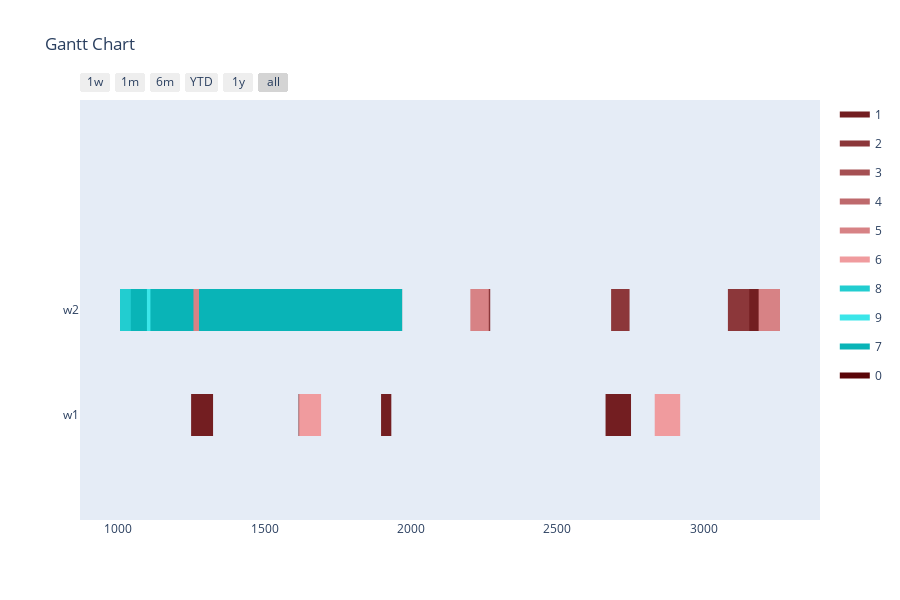

The notebook cell saved with this chart:
### Markdown cell above
Config 3 - Only valid mutations for time slots

### Code cell
optimizer.configure('tardiness', 'twopointcrossover', 'roulettewheel', 'onlyfeasibletimeslot')
last_time_slot = 0
for order in orders:
    if order[1] > last_time_slot:
        last_time_slot = order[1]
# all parameters after offspring_amount are optional (in this case -> verbose=True)
result, best_fitness_history, average_fitness_history, best_generation_history, feasible_gen = optimizer.optimize(orders, max_generations, earliest_time_slot, last_time_slot, population_size, offspring_amount, verbose=True)
workstation_assignments = reformat_result(result, orders, workstations, recipes, tasks)
visualize(workstation_assignments, best_fitness_history, average_fitness_history, best_generation_history, feasible_gen)

### Figure 1 — Plotly figure (JSON) as saved in the notebook; plotly's stock layout.template omitted (floating-point values rounded to 4 significant figures)
{"data": [{"fill": "toself", "fillcolor": "rgb(115, 30, 33)", "hoverinfo": "name", "legendgroup": "rgb(115, 30, 33)", "mode": "none", "name": "1", "type": "scatter", "x": [3116, 3211, 3211, 3116, 3116, 1094, 1189, 1189, 1094, 1094, 1249, 1324, 1324, 1249, 1249, 2665, 2752, 2752, 2665, 2665, 1616, 1691, 1691, 1616, 1616, 1898, 1933, 1933, 1898], "y": [0.8, 0.8, 1.2, 1.2, null, 0.8, 0.8, 1.2, 1.2, null, -0.2, -0.2, 0.2, 0.2, null, -0.2, -0.2, 0.2, 0.2, null, -0.2, -0.2, 0.2, 0.2, null, -0.2, -0.2, 0.2, 0.2]}, {"fill": "toself", "fillcolor": "rgb(140, 55, 58)", "hoverinfo": "name", "legendgroup": "rgb(140, 55, 58)", "mode": "none", "name": "2", "type": "scatter", "x": [3083, 3156, 3156, 3083, 3083, 2216, 2269, 2269, 2216, 2216, 2227, 2271, 2271, 2227, 2227, 2684, 2747, 2747, 2684], "y": [0.8, 0.8, 1.2, 1.2, null, 0.8, 0.8, 1.2, 1.2, null, 0.8, 0.8, 1.2, 1.2, null, 0.8, 0.8, 1.2, 1.2]}, {"fill": "toself", "fillcolor": "rgb(165, 80, 83)", "hoverinfo": "name", "legendgroup": "rgb(165, 80, 83)", "mode": "none", "name": "3", "type": "scatter", "x": [251, 346, 346, 251, 251, 203, 286, 286, 203, 203, 262, 345, 345, 262, 262, 216, 299, 299, 216, 216, 259, 334, 334, 259, 259, 286, 329, 329, 286], "y": [0.8, 0.8, 1.2, 1.2, null, 0.8, 0.8, 1.2, 1.2, null, 0.8, 0.8, 1.2, 1.2, null, 0.8, 0.8, 1.2, 1.2, null, -0.2, -0.2, 0.2, 0.2, null, -0.2, -0.2, 0.2, 0.2]}, {"fill": "toself", "fillcolor": "rgb(190, 105, 108)", "hoverinfo": "name", "legendgroup": "rgb(190, 105, 108)", "mode": "none", "name": "4", "type": "scatter", "x": [537, 632, 632, 537, 537, 573, 668, 668, 573, 573, 609, 704, 704, 609, 609, 472, 555, 555, 472, 472, 560, 647, 647, 560, 560, 202, 245, 245, 202], "y": [0.8, 0.8, 1.2, 1.2, null, 0.8, 0.8, 1.2, 1.2, null, 0.8, 0.8, 1.2, 1.2, null, 0.8, 0.8, 1.2, 1.2, null, -0.2, -0.2, 0.2, 0.2, null, -0.2, -0.2, 0.2, 0.2]}, {"fill": "toself", "fillcolor": "rgb(215, 130, 133)", "hoverinfo": "name", "legendgroup": "rgb(215, 130, 133)", "mode": "none", "name": "5", "type": "scatter", "x": [274, 327, 327, 274, 274, 3188, 3261, 3261, 3188, 3188, 948, 1021, 1021, 948, 948, 2203, 2266, 2266, 2203], "y": [0.8, 0.8, 1.2, 1.2, null, 0.8, 0.8, 1.2, 1.2, null, 0.8, 0.8, 1.2, 1.2, null, 0.8, 0.8, 1.2, 1.2]}, {"fill": "toself", "fillcolor": "rgb(240, 155, 158)", "hoverinfo": "name", "legendgroup": "rgb(240, 155, 158)", "mode": "none", "name": "6", "type": "scatter", "x": [620, 703, 703, 620, 620, 1683, 1766, 1766, 1683, 1683, 335, 410, 410, 335, 335, 1618, 1693, 1693, 1618, 1618, 2833, 2920, 2920, 2833, 2833, 286, 373, 373, 286], "y": [0.8, 0.8, 1.2, 1.2, null, 0.8, 0.8, 1.2, 1.2, null, -0.2, -0.2, 0.2, 0.2, null, -0.2, -0.2, 0.2, 0.2, null, -0.2, -0.2, 0.2, 0.2, null, -0.2, -0.2, 0.2, 0.2]}, {"fill": "toself", "fillcolor": "rgb(34, 205, 208)", "hoverinfo": "name", "legendgroup": "rgb(34, 205, 208)", "mode": "none", "name": "8", "type": "scatter", "x": [1514, 1575, 1575, 1514, 1514, 1440, 1483, 1483, 1440, 1440, 1496, 1557, 1557, 1496, 1496, 240, 365, 365, 240, 240, 1006, 1141, 1141, 1006, 1006, 606, 664, 664, 606, 606, 577, 620, 620, 577], "y": [0.8, 0.8, 1.2, 1.2, null, 0.8, 0.8, 1.2, 1.2, null, 0.8, 0.8, 1.2, 1.2, null, 0.8, 0.8, 1.2, 1.2, null, 0.8, 0.8, 1.2, 1.2, null, 0.8, 0.8, 1.2, 1.2, null, 0.8, 0.8, 1.2, 1.2]}, {"fill": "toself", "fillcolor": "rgb(59, 230, 233)", "hoverinfo": "name", "legendgroup": "rgb(59, 230, 233)", "mode": "none", "name": "9", "type": "scatter", "x": [1050, 1113, 1113, 1050, 1050, 1101, 1174, 1174, 1101, 1101, 595, 648, 648, 595, 595, 274, 327, 327, 274], "y": [0.8, 0.8, 1.2, 1.2, null, 0.8, 0.8, 1.2, 1.2, null, 0.8, 0.8, 1.2, 1.2, null, 0.8, 0.8, 1.2, 1.2]}, {"fill": "toself", "fillcolor": "rgb(9, 180, 183)", "hoverinfo": "name", "legendgroup": "rgb(9, 180, 183)", "mode": "none", "name": "7", "type": "scatter", "x": [1136, 1276, 1276, 1136, 1136, 1142, 1257, 1257, 1142, 1142, 864, 907, 907, 864, 864, 1110, 1250, 1250, 1110, 1110, 773, 908, 908, 773, 773, 1043, 1178, 1178, 1043, 1043, 973, 1098, 1098, 973], "y": [0.8, 0.8, 1.2, 1.2, null, 0.8, 0.8, 1.2, 1.2, null, 0.8, 0.8, 1.2, 1.2, null, 0.8, 0.8, 1.2, 1.2, null, 0.8, 0.8, 1.2, 1.2, null, 0.8, 0.8, 1.2, 1.2, null, 0.8, 0.8, 1.2, 1.2]}, {"fill": "toself", "fillcolor": "rgb(90, 5, 8)", "hoverinfo": "name", "legendgroup": "rgb(90, 5, 8)", "mode": "none", "name": "0", "type": "scatter", "x": [334, 392, 392, 334, 334, 364, 422, 422, 364, 364, 258, 319, 319, 258, 258, 269, 409, 409, 269, 269, 359, 420, 420, 359, 359, 258, 319, 319, 258, 258, 240, 365, 365, 240], "y": [0.8, 0.8, 1.2, 1.2, null, 0.8, 0.8, 1.2, 1.2, null, 0.8, 0.8, 1.2, 1.2, null, 0.8, 0.8, 1.2, 1.2, null, 0.8, 0.8, 1.2, 1.2, null, 0.8, 0.8, 1.2, 1.2, null, 0.8, 0.8, 1.2, 1.2]}, {"legendgroup": "rgb(115, 30, 33)", "marker": {"color": "rgb(115, 30, 33)", "opacity": 0, "size": 1}, "mode": "markers", "name": "", "showlegend": false, "text": [null, null, null, null, null, null, null, null, null, null, null, null], "type": "scatter", "x": [3116, 3211, 1094, 1189, 1249, 1324, 2665, 2752, 1616, 1691, 1898, 1933], "y": [1, 1, 1, 1, 0, 0, 0, 0, 0, 0, 0, 0]}, {"legendgroup": "rgb(140, 55, 58)", "marker": {"color": "rgb(140, 55, 58)", "opacity": 0, "size": 1}, "mode": "markers", "name": "", "showlegend": false, "text": [null, null, null, null, null, null, null, null], "type": "scatter", "x": [3083, 3156, 2216, 2269, 2227, 2271, 2684, 2747], "y": [1, 1, 1, 1, 1, 1, 1, 1]}, {"legendgroup": "rgb(165, 80, 83)", "marker": {"color": "rgb(165, 80, 83)", "opacity": 0, "size": 1}, "mode": "markers", "name": "", "showlegend": false, "text": [null, null, null, null, null, null, null, null, null, null, null, null], "type": "scatter", "x": [251, 346, 203, 286, 262, 345, 216, 299, 259, 334, 286, 329], "y": [1, 1, 1, 1, 1, 1, 1, 1, 0, 0, 0, 0]}, {"legendgroup": "rgb(190, 105, 108)", "marker": {"color": "rgb(190, 105, 108)", "opacity": 0, "size": 1}, "mode": "markers", "name": "", "showlegend": false, "text": [null, null, null, null, null, null, null, null, null, null, null, null], "type": "scatter", "x": [537, 632, 573, 668, 609, 704, 472, 555, 560, 647, 202, 245], "y": [1, 1, 1, 1, 1, 1, 1, 1, 0, 0, 0, 0]}, {"legendgroup": "rgb(215, 130, 133)", "marker": {"color": "rgb(215, 130, 133)", "opacity": 0, "size": 1}, "mode": "markers", "name": "", "showlegend": false, "text": [null, null, null, null, null, null, null, null], "type": "scatter", "x": [274, 327, 3188, 3261, 948, 1021, 2203, 2266], "y": [1, 1, 1, 1, 1, 1, 1, 1]}, {"legendgroup": "rgb(240, 155, 158)", "marker": {"color": "rgb(240, 155, 158)", "opacity": 0, "size": 1}, "mode": "markers", "name": "", "showlegend": false, "text": [null, null, null, null, null, null, null, null, null, null, null, null], "type": "scatter", "x": [620, 703, 1683, 1766, 335, 410, 1618, 1693, 2833, 2920, 286, 373], "y": [1, 1, 1, 1, 0, 0, 0, 0, 0, 0, 0, 0]}, {"legendgroup": "rgb(34, 205, 208)", "marker": {"color": "rgb(34, 205, 208)", "opacity": 0, "size": 1}, "mode": "markers", "name": "", "showlegend": false, "text": [null, null, null, null, null, null, null, null, null, null, null, null, null, null], "type": "scatter", "x": [1514, 1575, 1440, 1483, 1496, 1557, 240, 365, 1006, 1141, 606, 664, 577, 620], "y": [1, 1, 1, 1, 1, 1, 1, 1, 1, 1, 1, 1, 1, 1]}, {"legendgroup": "rgb(59, 230, 233)", "marker": {"color": "rgb(59, 230, 233)", "opacity": 0, "size": 1}, "mode": "markers", "name": "", "showlegend": false, "text": [null, null, null, null, null, null, null, null], "type": "scatter", "x": [1050, 1113, 1101, 1174, 595, 648, 274, 327], "y": [1, 1, 1, 1, 1, 1, 1, 1]}, {"legendgroup": "rgb(9, 180, 183)", "marker": {"color": "rgb(9, 180, 183)", "opacity": 0, "size": 1}, "mode": "markers", "name": "", "showlegend": false, "text": [null, null, null, null, null, null, null, null, null, null, null, null, null, null], "type": "scatter", "x": [1136, 1276, 1142, 1257, 864, 907, 1110, 1250, 773, 908, 1043, 1178, 973, 1098], "y": [1, 1, 1, 1, 1, 1, 1, 1, 1, 1, 1, 1, 1, 1]}, {"legendgroup": "rgb(90, 5, 8)", "marker": {"color": "rgb(90, 5, 8)", "opacity": 0, "size": 1}, "mode": "markers", "name": "", "showlegend": false, "text": [null, null, null, null, null, null, null, null, null, null, null, null, null, null], "type": "scatter", "x": [334, 392, 364, 422, 258, 319, 269, 409, 359, 420, 258, 319, 240, 365], "y": [1, 1, 1, 1, 1, 1, 1, 1, 1, 1, 1, 1, 1, 1]}], "layout": {"height": 600, "hovermode": "closest", "showlegend": true, "title": {"text": "Gantt Chart"}, "xaxis": {"rangeselector": {"buttons": [{"count": 7, "label": "1w", "step": "day", "stepmode": "backward"}, {"count": 1, "label": "1m", "step": "month", "stepmode": "backward"}, {"count": 6, "label": "6m", "step": "month", "stepmode": "backward"}, {"count": 1, "label": "YTD", "step": "year", "stepmode": "todate"}, {"count": 1, "label": "1y", "step": "year", "stepmode": "backward"}, {"step": "all"}]}, "showgrid": false, "type": "date", "zeroline": false}, "yaxis": {"autorange": false, "range": [-1, 3], "showgrid": false, "ticktext": ["w1", "w2"], "tickvals": [0, 1], "zeroline": false}}}
